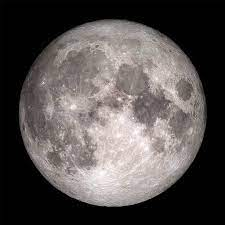
#> input picture image_processing_with_opencv/3_arithmetic_operations/moon.jpg, 225 x 225 px, found by its file name
$ python histogram_equalization.py
#> lines starting #> are read from the running program, lines starting #| are printed output that depends on the picture
import numpy as np
import cv2
import copy
import matplotlib.pyplot as plt

img = cv2.imread("C:/Users/PC/Desktop/t/moon.jpg")
#> img is the input picture: shape (225, 225, 3); mean B, G, R 80, 81.2, 86.7
#convert image to grayscale
img = cv2.cvtColor(img, cv2.COLOR_BGR2GRAY)
#> img: shape (225, 225)
cv2.imshow("Original Image",img)

#define height and width
height = img.shape[0]
#> height = 225
width = img.shape[1]
#> width = 225

#create histogram table for unequalized image
histogram = [0] * 256

#do a cumulative addition
for i in range(height):
    for j in range(width):
        histogram[img[i][j]] += 1


#create histogram plot and show
plt.figure(1,figsize= (7,7))
pixels = np.linspace(0,255,256,dtype="int16")
plt.subplot(1, 1,1)
plt.plot(pixels,histogram)
plt.title("Unequalized histogram table")
plt.show()
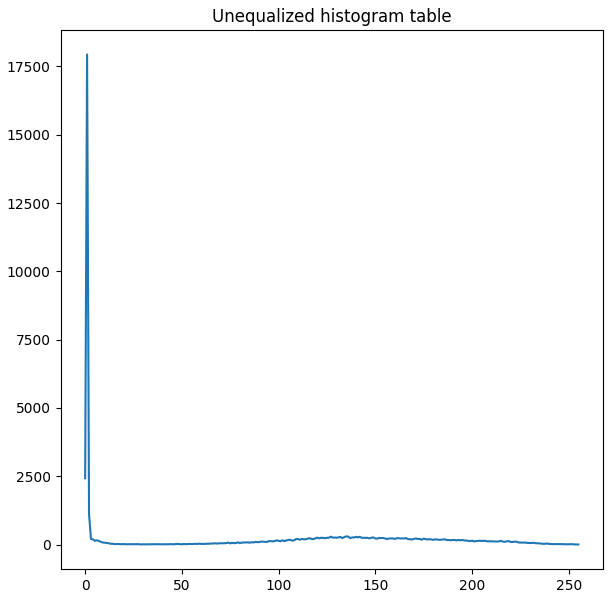
#> figure drawn by matplotlib, 1 panel; curve peaks at x = 1, y = 17939


#find the min value other than 0 of cumulative addition list
for i in histogram:
    if i != 0:
        cdf_min = i
        break

#Equalize pixel values
cdf = copy.deepcopy(histogram)
count = 0
for i in range(len(cdf)):
    count = count + histogram[i]
    cdf[i] = count
#> after the loop, cdf = 256 values from 2426 to 50625; count = 50625
mxn = height * width
#> mxn = 50625

h = copy.deepcopy(cdf)
#> h = 256 values from 2426 to 50625
for i in range(len(h)):
    h[i] = round(((cdf[i] - cdf_min) / (mxn - cdf_min)) * 255)
#> after the loop, h = 256 values from 0 to 255


#change pixel values with equalized values
for i in range(height):
    for j in range(width):
            a = img[i][j]
            img[i][j] = h[a]
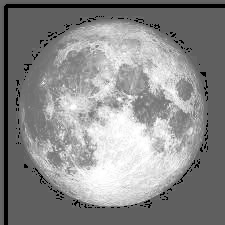
#> img: shape (225, 225); min 0, max 255, mean 138.6

cv2.imshow("Equalized image",img)

#create histogram table with equalized image pixel values and show
histogram_e = [0] * 256
for i in range(height):
    for j in range(width):
        histogram_e[img[i][j]] += 1

plt.figure(2,figsize=(7,7))
pixels = np.linspace(0,255,256,dtype="int16")
plt.plot(pixels,histogram_e)
plt.title("Equalized histogram table")
plt.show()
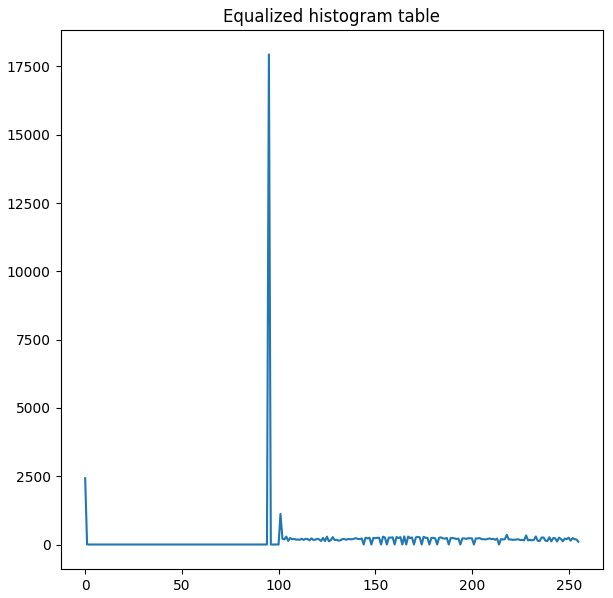
#> figure drawn by matplotlib, 1 panel; curve peaks at x = 95, y = 17939

cv2.waitKey(1)

$ run again, with image_processing_with_opencv/3_arithmetic_operations/kiz_kulesi.jpg copied over image_processing_with_opencv/3_arithmetic_operations/moon.jpg
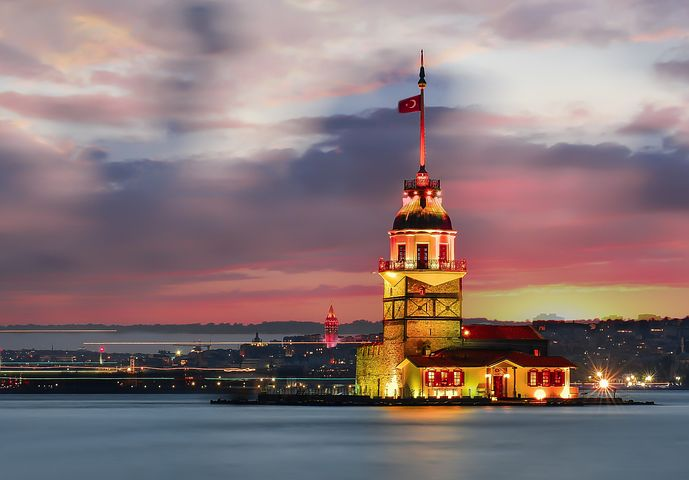
#> input picture image_processing_with_opencv/3_arithmetic_operations/kiz_kulesi.jpg, 689 x 480 px, found by its file name
#> img is the input picture: shape (480, 689, 3); mean B, G, R 119, 117.6, 137.1
#> after the loop `for i in range(height):`:
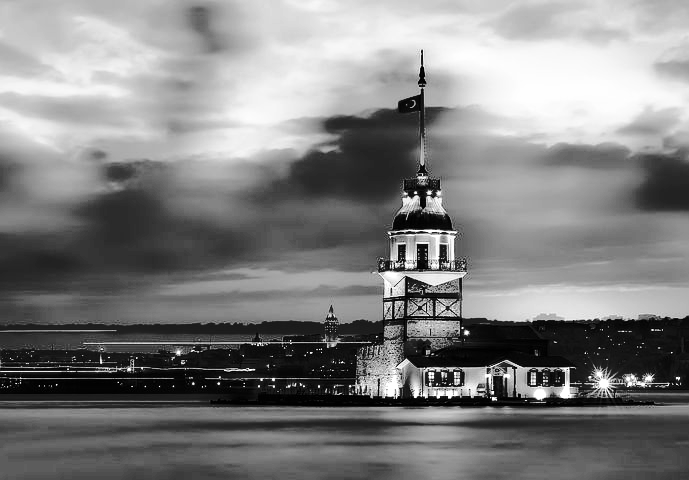
#> img: shape (480, 689); min 0, max 255, mean 128.4
#> `plt.show()`:
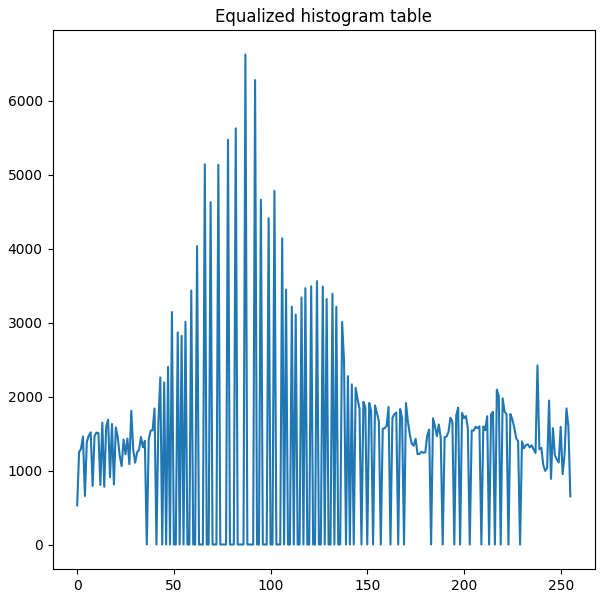
#> figure drawn by matplotlib, 1 panel; curve peaks at x = 87, y = 6623
